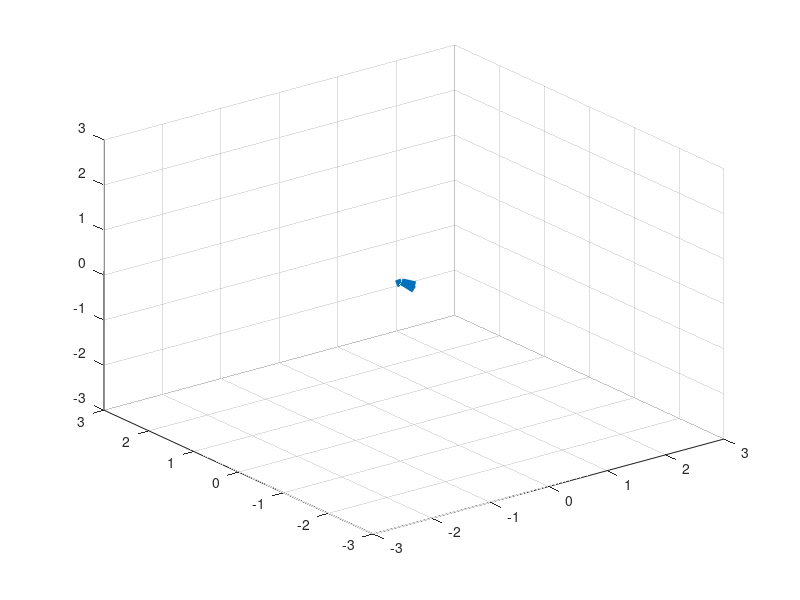

Source code (MATLAB): (Note: this script raises an error after producing the figure.)
clear; close all; clc;

src = [1, 1, 1];

figure
hold off;

v = [-1, -1, 1];

quiver3(0, 0, 0, v(1), v(2), v(3), 'LineWidth', 5);

hold on;
axis([-3 3 -3 3 -3 3])

filename='octave_quaternion_rotate.gif'

for theta = 0:0.6:(2 * pi)
    dst = quaternion_rotate(src, v, theta);
    %plot3(dst);
    quiver3(0, 0, 0, dst(1), dst(2), dst(3));

    drawnow;
    frame = getframe(1);
    im = frame2im(frame);
    [imind, cm] = rgb2ind(im);

    if i == 1;
        imwrite(imind, cm, filename, 'gif', 'Loopcount', inf, 'DelayTime', 1);
    else
        imwrite(imind, cm, filename, 'gif', 'WriteMode', 'append', 'DelayTime', 1);
    end

    pause(0.1);
end
